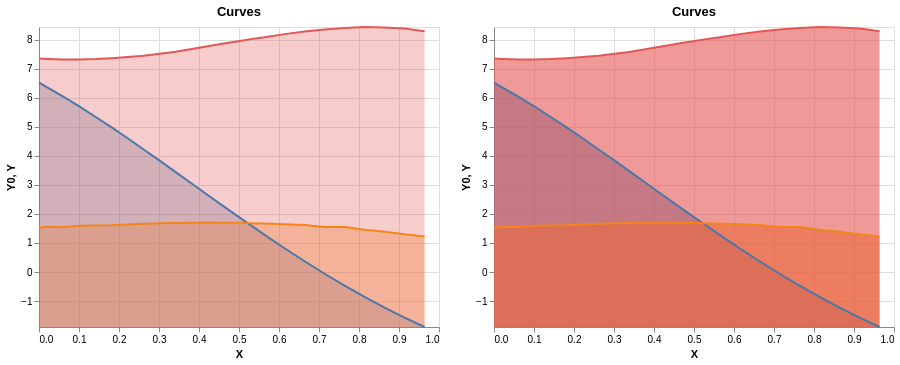

This figure's notebook cell:
### Markdown cell above
# Side by Side

For this study, we need to generate pairs of scatterplots and pairs of parallel coordinate plots. We will create two generalized functions which take in two data frames whose columns are 'X' and 'Y' and whose entries are tuples, indicating the coordinates. These functions will each return a vega-altair chart that will be added as components.

### Code cell
def plot_side_by_side(seed=None, num_curves=3, opacityGroup=[0.3, 0.6], x_segments=None):
    """
    Generate and display two Altair charts side by side with different opacities,
    using shared or generated x_segments.
    """
    if x_segments is None:
        x_segments = generate_random_x_segments(seed=seed)
        print("Auto-generated x_segments for side-by-side:", x_segments)
    else:
        print("Using provided x_segments for side-by-side:", x_segments)

    chart1 = plot_altair_curve(seed=seed, num_curves=num_curves, opacity=opacityGroup[0], x_segments=x_segments)
    chart2 = plot_altair_curve(seed=seed, num_curves=num_curves, opacity=opacityGroup[1], x_segments=x_segments)

    return alt.hconcat(chart1, chart2)

# x_segments = [(0, 0.5, 0.01), (0.5, 0.8, 0.02), (0.8, 1.0, 0.04)]
# chart = plot_side_by_side(seed=42, num_curves=3, opacityGroup=[0.3, 0.6], x_segments=x_segments)
# chart

chart = plot_side_by_side(seed=42, num_curves=3, opacityGroup=[0.3, 0.6])
chart

### Figure 1 — Vega-Lite specification as saved in the notebook (floating-point values rounded to 4 significant figures)
{"config": {"view": {"continuousWidth": 300, "continuousHeight": 300}}, "hconcat": [{"layer": [{"data": {"name": "data-d91bee8df115893b5576f29c12353b7b"}, "mark": {"type": "area", "opacity": 0.3}, "encoding": {"color": {"field": "Curve", "legend": null, "type": "nominal"}, "x": {"field": "X", "type": "quantitative"}, "y": {"field": "Y0", "scale": {"domain": [-1.895, 8.445]}, "type": "quantitative"}, "y2": {"field": "Y"}}}, {"data": {"name": "data-7a81e86d13386b8cdff73f8f5900762f"}, "mark": {"type": "line"}, "encoding": {"color": {"field": "Curve", "legend": {"title": "Curves"}, "type": "nominal"}, "x": {"field": "X", "type": "quantitative"}, "y": {"field": "Y", "scale": {"domain": [-1.895, 8.445]}, "type": "quantitative"}}}], "height": 300, "title": "Curves", "width": 400}, {"layer": [{"data": {"name": "data-d91bee8df115893b5576f29c12353b7b"}, "mark": {"type": "area", "opacity": 0.6}, "encoding": {"color": {"field": "Curve", "legend": null, "type": "nominal"}, "x": {"field": "X", "type": "quantitative"}, "y": {"field": "Y0", "scale": {"domain": [-1.895, 8.445]}, "type": "quantitative"}, "y2": {"field": "Y"}}}, {"data": {"name": "data-7a81e86d13386b8cdff73f8f5900762f"}, "mark": {"type": "line"}, "encoding": {"color": {"field": "Curve", "legend": {"title": "Curves"}, "type": "nominal"}, "x": {"field": "X", "type": "quantitative"}, "y": {"field": "Y", "scale": {"domain": [-1.895, 8.445]}, "type": "quantitative"}}}], "height": 300, "title": "Curves", "width": 400}], "$schema": "https://vega.github.io/schema/vega-lite/v5.20.1.json", "datasets": {"data-d91bee8df115893b5576f29c12353b7b": [{"X": 0.0, "Y": 6.524, "Curve": "Curve 1", "Y0": -1.895}, {"X": 0.02167, "Y": 6.357, "Curve": "Curve 1", "Y0": -1.895}, {"X": 0.06167, "Y": 6.035, "Curve": "Curve 1", "Y0": -1.895}, {"X": 0.1017, "Y": 5.697, "Curve": "Curve 1", "Y0": -1.895}, {"X": 0.1417, "Y": 5.343, "Curve": "Curve 1", "Y0": -1.895}, {"X": 0.1817, "Y": 4.984, "Curve": "Curve 1", "Y0": -1.895}, {"X": 0.2217, "Y": 4.609, "Curve": "Curve 1", "Y0": -1.895}, {"X": 0.2617, "Y": 4.224, "Curve": "Curve 1", "Y0": -1.895}, {"X": 0.3017, "Y": 3.837, "Curve": "Curve 1", "Y0": -1.895}, {"X": 0.3417, "Y": 3.444, "Curve": "Curve 1", "Y0": -1.895}, {"X": 0.3817, "Y": 3.05, "Curve": "Curve 1", "Y0": -1.895}, {"X": 0.4217, "Y": 2.654, "Curve": "Curve 1", "Y0": -1.895}, {"X": 0.4617, "Y": 2.263, "Curve": "Curve 1", "Y0": -1.895}, {"X": 0.5017, "Y": 1.876, "Curve": "Curve 1", "Y0": -1.895}, {"X": 0.5417, "Y": 1.495, "Curve": "Curve 1", "Y0": -1.895}, {"X": 0.5639, "Y": 1.282, "Curve": "Curve 1", "Y0": -1.895}, {"X": 0.6139, "Y": 0.8187, "Curve": "Curve 1", "Y0": -1.895}, {"X": 0.6639, "Y": 0.3702, "Curve": "Curve 1", "Y0": -1.895}, {"X": 0.7139, "Y": -0.06011, "Curve": "Curve 1", "Y0": -1.895}, {"X": 0.7639, "Y": -0.4691, "Curve": "Curve 1", "Y0": -1.895}, {"X": 0.8139, "Y": -0.8597, "Curve": "Curve 1", "Y0": -1.895}, {"X": 0.8639, "Y": -1.229, "Curve": "Curve 1", "Y0": -1.895}, {"X": 0.9139, "Y": -1.574, "Curve": "Curve 1", "Y0": -1.895}, {"X": 0.9639, "Y": -1.895, "Curve": "Curve 1", "Y0": -1.895}, {"X": 0.0, "Y": 1.522, "Curve": "Curve 2", "Y0": -1.895}, {"X": 0.02167, "Y": 1.562, "Curve": "Curve 2", "Y0": -1.895}, {"X": 0.06167, "Y": 1.555, "Curve": "Curve 2", "Y0": -1.895}, {"X": 0.1017, "Y": 1.596, "Curve": "Curve 2", "Y0": -1.895}, {"X": 0.1417, "Y": 1.6, "Curve": "Curve 2", "Y0": -1.895}, {"X": 0.1817, "Y": 1.609, "Curve": "Curve 2", "Y0": -1.895}, {"X": 0.2217, "Y": 1.639, "Curve": "Curve 2", "Y0": -1.895}, {"X": 0.2617, "Y": 1.659, "Curve": "Curve 2", "Y0": -1.895}, {"X": 0.3017, "Y": 1.679, "Curve": "Curve 2", "Y0": -1.895}, {"X": 0.3417, "Y": 1.69, "Curve": "Curve 2", "Y0": -1.895}, {"X": 0.3817, "Y": 1.694, "Curve": "Curve 2", "Y0": -1.895}, {"X": 0.4217, "Y": 1.703, "Curve": "Curve 2", "Y0": -1.895}, {"X": 0.4617, "Y": 1.696, "Curve": "Curve 2", "Y0": -1.895}, {"X": 0.5017, "Y": 1.699, "Curve": "Curve 2", "Y0": -1.895}, {"X": 0.5417, "Y": 1.672, "Curve": "Curve 2", "Y0": -1.895}, {"X": 0.5639, "Y": 1.675, "Curve": "Curve 2", "Y0": -1.895}, {"X": 0.6139, "Y": 1.642, "Curve": "Curve 2", "Y0": -1.895}, {"X": 0.6639, "Y": 1.621, "Curve": "Curve 2", "Y0": -1.895}, {"X": 0.7139, "Y": 1.55, "Curve": "Curve 2", "Y0": -1.895}, {"X": 0.7639, "Y": 1.553, "Curve": "Curve 2", "Y0": -1.895}, {"X": 0.8139, "Y": 1.459, "Curve": "Curve 2", "Y0": -1.895}, {"X": 0.8639, "Y": 1.389, "Curve": "Curve 2", "Y0": -1.895}, {"X": 0.9139, "Y": 1.298, "Curve": "Curve 2", "Y0": -1.895}, {"X": 0.9639, "Y": 1.227, "Curve": "Curve 2", "Y0": -1.895}, {"X": 0.0, "Y": 7.357, "Curve": "Curve 3", "Y0": -1.895}, {"X": 0.02167, "Y": 7.344, "Curve": "Curve 3", "Y0": -1.895}, {"X": 0.06167, "Y": 7.329, "Curve": "Curve 3", "Y0": -1.895}, {"X": 0.1017, "Y": 7.322, "Curve": "Curve 3", "Y0": -1.895}, {"X": 0.1417, "Y": 7.339, "Curve": "Curve 3", "Y0": -1.895}, {"X": 0.1817, "Y": 7.37, "Curve": "Curve 3", "Y0": -1.895}, {"X": 0.2217, "Y": 7.41, "Curve": "Curve 3", "Y0": -1.895}, {"X": 0.2617, "Y": 7.451, "Curve": "Curve 3", "Y0": -1.895}, {"X": 0.3017, "Y": 7.526, "Curve": "Curve 3", "Y0": -1.895}, {"X": 0.3417, "Y": 7.594, "Curve": "Curve 3", "Y0": -1.895}, {"X": 0.3817, "Y": 7.684, "Curve": "Curve 3", "Y0": -1.895}, {"X": 0.4217, "Y": 7.78, "Curve": "Curve 3", "Y0": -1.895}, {"X": 0.4617, "Y": 7.874, "Curve": "Curve 3", "Y0": -1.895}, {"X": 0.5017, "Y": 7.963, "Curve": "Curve 3", "Y0": -1.895}, {"X": 0.5417, "Y": 8.052, "Curve": "Curve 3", "Y0": -1.895}, {"X": 0.5639, "Y": 8.09, "Curve": "Curve 3", "Y0": -1.895}, {"X": 0.6139, "Y": 8.199, "Curve": "Curve 3", "Y0": -1.895}, {"X": 0.6639, "Y": 8.288, "Curve": "Curve 3", "Y0": -1.895}, {"X": 0.7139, "Y": 8.361, "Curve": "Curve 3", "Y0": -1.895}, {"X": 0.7639, "Y": 8.409, "Curve": "Curve 3", "Y0": -1.895}, {"X": 0.8139, "Y": 8.445, "Curve": "Curve 3", "Y0": -1.895}, {"X": 0.8639, "Y": 8.425, "Curve": "Curve 3", "Y0": -1.895}, {"X": 0.9139, "Y": 8.39, "Curve": "Curve 3", "Y0": -1.895}, {"X": 0.9639, "Y": 8.296, "Curve": "Curve 3", "Y0": -1.895}], "data-7a81e86d13386b8cdff73f8f5900762f": [{"X": 0.0, "Y": 6.524, "Curve": "Curve 1"}, {"X": 0.02167, "Y": 6.357, "Curve": "Curve 1"}, {"X": 0.06167, "Y": 6.035, "Curve": "Curve 1"}, {"X": 0.1017, "Y": 5.697, "Curve": "Curve 1"}, {"X": 0.1417, "Y": 5.343, "Curve": "Curve 1"}, {"X": 0.1817, "Y": 4.984, "Curve": "Curve 1"}, {"X": 0.2217, "Y": 4.609, "Curve": "Curve 1"}, {"X": 0.2617, "Y": 4.224, "Curve": "Curve 1"}, {"X": 0.3017, "Y": 3.837, "Curve": "Curve 1"}, {"X": 0.3417, "Y": 3.444, "Curve": "Curve 1"}, {"X": 0.3817, "Y": 3.05, "Curve": "Curve 1"}, {"X": 0.4217, "Y": 2.654, "Curve": "Curve 1"}, {"X": 0.4617, "Y": 2.263, "Curve": "Curve 1"}, {"X": 0.5017, "Y": 1.876, "Curve": "Curve 1"}, {"X": 0.5417, "Y": 1.495, "Curve": "Curve 1"}, {"X": 0.5639, "Y": 1.282, "Curve": "Curve 1"}, {"X": 0.6139, "Y": 0.8187, "Curve": "Curve 1"}, {"X": 0.6639, "Y": 0.3702, "Curve": "Curve 1"}, {"X": 0.7139, "Y": -0.06011, "Curve": "Curve 1"}, {"X": 0.7639, "Y": -0.4691, "Curve": "Curve 1"}, {"X": 0.8139, "Y": -0.8597, "Curve": "Curve 1"}, {"X": 0.8639, "Y": -1.229, "Curve": "Curve 1"}, {"X": 0.9139, "Y": -1.574, "Curve": "Curve 1"}, {"X": 0.9639, "Y": -1.895, "Curve": "Curve 1"}, {"X": 0.0, "Y": 1.522, "Curve": "Curve 2"}, {"X": 0.02167, "Y": 1.562, "Curve": "Curve 2"}, {"X": 0.06167, "Y": 1.555, "Curve": "Curve 2"}, {"X": 0.1017, "Y": 1.596, "Curve": "Curve 2"}, {"X": 0.1417, "Y": 1.6, "Curve": "Curve 2"}, {"X": 0.1817, "Y": 1.609, "Curve": "Curve 2"}, {"X": 0.2217, "Y": 1.639, "Curve": "Curve 2"}, {"X": 0.2617, "Y": 1.659, "Curve": "Curve 2"}, {"X": 0.3017, "Y": 1.679, "Curve": "Curve 2"}, {"X": 0.3417, "Y": 1.69, "Curve": "Curve 2"}, {"X": 0.3817, "Y": 1.694, "Curve": "Curve 2"}, {"X": 0.4217, "Y": 1.703, "Curve": "Curve 2"}, {"X": 0.4617, "Y": 1.696, "Curve": "Curve 2"}, {"X": 0.5017, "Y": 1.699, "Curve": "Curve 2"}, {"X": 0.5417, "Y": 1.672, "Curve": "Curve 2"}, {"X": 0.5639, "Y": 1.675, "Curve": "Curve 2"}, {"X": 0.6139, "Y": 1.642, "Curve": "Curve 2"}, {"X": 0.6639, "Y": 1.621, "Curve": "Curve 2"}, {"X": 0.7139, "Y": 1.55, "Curve": "Curve 2"}, {"X": 0.7639, "Y": 1.553, "Curve": "Curve 2"}, {"X": 0.8139, "Y": 1.459, "Curve": "Curve 2"}, {"X": 0.8639, "Y": 1.389, "Curve": "Curve 2"}, {"X": 0.9139, "Y": 1.298, "Curve": "Curve 2"}, {"X": 0.9639, "Y": 1.227, "Curve": "Curve 2"}, {"X": 0.0, "Y": 7.357, "Curve": "Curve 3"}, {"X": 0.02167, "Y": 7.344, "Curve": "Curve 3"}, {"X": 0.06167, "Y": 7.329, "Curve": "Curve 3"}, {"X": 0.1017, "Y": 7.322, "Curve": "Curve 3"}, {"X": 0.1417, "Y": 7.339, "Curve": "Curve 3"}, {"X": 0.1817, "Y": 7.37, "Curve": "Curve 3"}, {"X": 0.2217, "Y": 7.41, "Curve": "Curve 3"}, {"X": 0.2617, "Y": 7.451, "Curve": "Curve 3"}, {"X": 0.3017, "Y": 7.526, "Curve": "Curve 3"}, {"X": 0.3417, "Y": 7.594, "Curve": "Curve 3"}, {"X": 0.3817, "Y": 7.684, "Curve": "Curve 3"}, {"X": 0.4217, "Y": 7.78, "Curve": "Curve 3"}, {"X": 0.4617, "Y": 7.874, "Curve": "Curve 3"}, {"X": 0.5017, "Y": 7.963, "Curve": "Curve 3"}, {"X": 0.5417, "Y": 8.052, "Curve": "Curve 3"}, {"X": 0.5639, "Y": 8.09, "Curve": "Curve 3"}, {"X": 0.6139, "Y": 8.199, "Curve": "Curve 3"}, {"X": 0.6639, "Y": 8.288, "Curve": "Curve 3"}, {"X": 0.7139, "Y": 8.361, "Curve": "Curve 3"}, {"X": 0.7639, "Y": 8.409, "Curve": "Curve 3"}, {"X": 0.8139, "Y": 8.445, "Curve": "Curve 3"}, {"X": 0.8639, "Y": 8.425, "Curve": "Curve 3"}, {"X": 0.9139, "Y": 8.39, "Curve": "Curve 3"}, {"X": 0.9639, "Y": 8.296, "Curve": "Curve 3"}]}}
